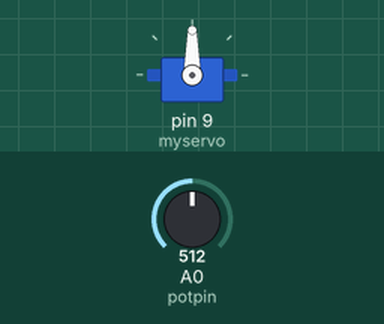
The sketch below on a simulated Arduino Uno, built with avr-gcc and run on an emulated ATmega328P. Parts: servo. The test bench sets the inputs (shaded band); at power-on: A0 (potpin) = 512.

Above: at 1.2 s.
1.3 s: A0 (potpin) set to 716
At 2.5 s:
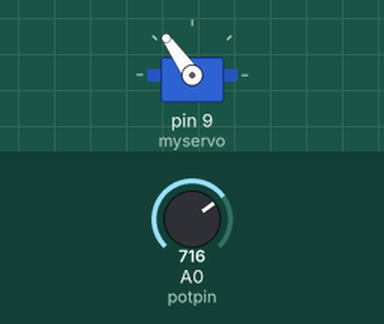
2.8 s: A0 (potpin) set to 900
At 3.5 s:
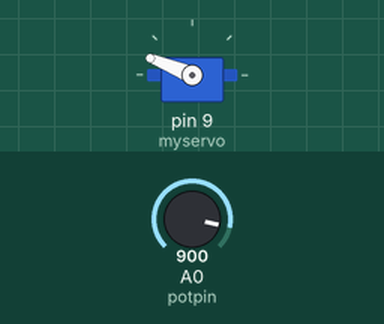
4.3 s: A0 (potpin) set to 1023
At 5.0 s:
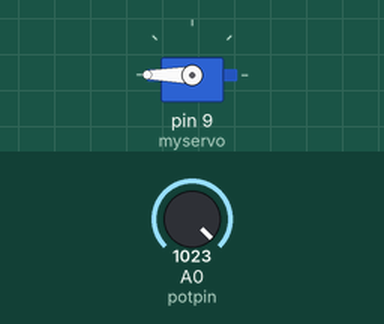
5.8 s: A0 (potpin) set to 306
At 7.0 s:
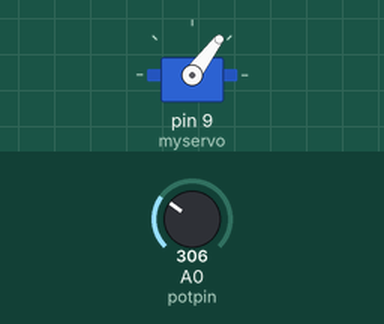
7.3 s: A0 (potpin) set to 122
At 8.5 s:
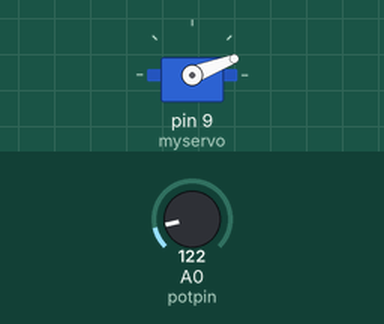
Timing chart, 0 to 9.8 s (numbered marks = the images above; inputs shaded):
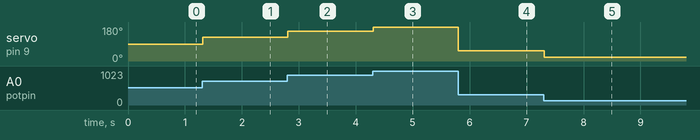

Measured:
- after the input at 1.3 s, servo on pin 9 (myservo): 90° → 125° at once
- after the input at 2.8 s, servo on pin 9 (myservo): 125° → 158° at once
- after the input at 4.3 s, servo on pin 9 (myservo): 158° → 180° at once
- after the input at 5.8 s, servo on pin 9 (myservo): 180° → 53° at once
- after the input at 7.3 s, servo on pin 9 (myservo): 53° → 21° at once

The sketch:

servo_potens1.ino
```cpp
#include <Servo.h>

Servo myservo;  // create servo object to control a servo

int potpin = 0;  // analog pin used to connect the potentiometer
int angle;    // variable to read the value from the analog pin

void setup() {
  myservo.attach(9);  // attaches the servo on pin 9 to the servo object
}

void loop() {
  angle = analogRead(potpin);            // reads the value of the potentiometer (value between 0 and 1023)
  angle = map(angle, 0, 1023, 0, 180);     // scale it to use it with the servo (value between 0 and 180)
  myservo.write(angle);                  // sets the servo position according to the scaled value
  delay(15);                           // waits for the servo to get there
}
```
